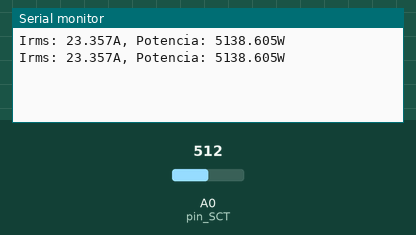
This sketch was run on a simulated Arduino Mega 2560, built for the host (arithmetic inside an expression is 32-bit, double 64-bit). On the bench: the last lines printed to the serial monitor. Inputs (shaded band) come from the test bench; at power-on: A0 (pin_SCT) = 512.

Above: at 1.2 s.
1.3 s: A0 (pin_SCT) set to 490
At 1.9 s:
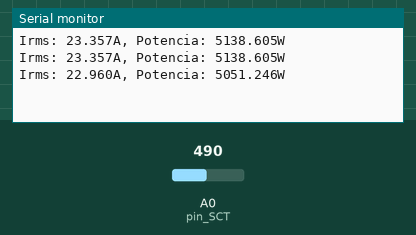
2.8 s: A0 (pin_SCT) set to 510
At 3.4 s:
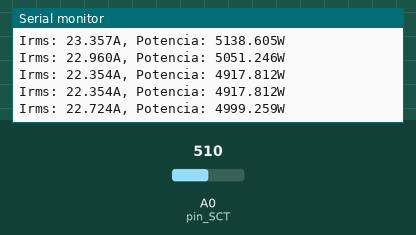
Timing chart, 0 to 5.8 s (numbered marks = the images above; inputs shaded):
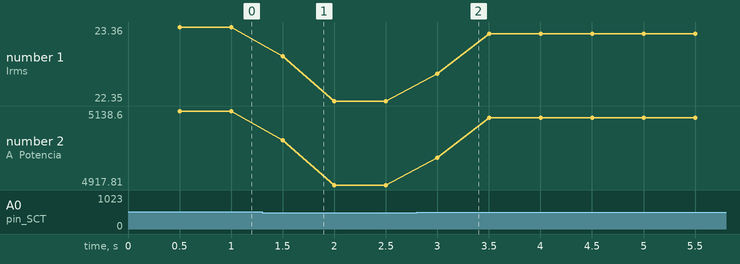

The sketch:

Irms.ino
```cpp
/****************************************************************************************
 Irms

  Se obtiene la corriente IRMS, el cálculo variará de la etapa de acondicionamiento que usen.

  Este ejemplo obtiene el Valor Cuadrático Medio de la señal tal cual ingresa pero duplicando el valor de los cuadrados de la señal
  debido a que la etapa de acondicionamiento solo nos entrega el semiciclo positivo.

 Conexiones:
  -----------------------------
  Señal(Acondicionada) -> A0 (Arduino)
  -----------------------------
  *El sensor no se puede conectar directamente al Arduino, necesita un circuito de acondicionamiento
  *Puede cambiar la conexión a otro pin analógico del arduino modificando la variable que define el pin

 Ejemplo desarrollado por Naylamp Mechatronics bajo licencia MIT (puede copiar, modificar, integrar o redistribuir)

 Última modificación el 06/09/2020

 Más información en:
   -https://naylampmechatronics.com/blog/51_tutorial-sensor-de-corriente-ac-no-invasivo-s.html
   -https://github.com/naylampmechatronics/Ejemplos_SCT013

**************************************************************************************************/

int pin_SCT = A0; //definición del pin del sensor
float Sensibilidad=30.0; //sensibilidad en V/A (para nuestro sensor:30A/1V)

void setup() {

  Serial.begin(9600);
  analogReference(INTERNAL);
  //analogReference(INTERNAL1V1); //solo Arduino Mega
}

void loop() {

  float Irms=get_corriente(); //Corriente eficaz (A)
  float P=Irms*220.0; // P=IV (Watts)

  Serial.print("Irms: ");
  Serial.print(Irms,3);
  Serial.print("A, Potencia: ");
  Serial.print(P,3);
  Serial.println("W");
  //delay(100);
}

float get_corriente()
{
  float voltajeSensor;
  float corriente=0;
  float Sumatoria=0;
  long tiempo=millis();
  int N=0;
  while(millis()-tiempo<500)//Duración 0.5 segundos(Aprox. 30 ciclos de 60Hz)
  {
    voltajeSensor = analogRead(pin_SCT) * (1.1 / 1023.0);////voltaje del sensor
    corriente=voltajeSensor*Sensibilidad; //corriente=VoltajeSensor*(30A/1V)
    Sumatoria=Sumatoria+sq(corriente);//Sumatoria de Cuadrados
    N=N+1;
    delay(1);
  }
  Sumatoria=Sumatoria*2;//Para compensar los cuadrados de los semiciclos negativos.
  corriente=sqrt((Sumatoria)/N); //ecuación del RMS
  return(corriente);
}
```

Measured:
- after the input at 1.3 s, the serial monitor: prints a new line after 0.20 s (image 1)
- after the input at 2.8 s, the serial monitor: prints a new line after 0.20 s (image 2)
- plotted number 1: 23.36 → 22.35 after the input at 1.3 s, 22.35 → 23.27 after the input at 2.8 s
- plotted number 2: 5138.6 → 4917.81 after the input at 1.3 s, 4917.81 → 5118.55 after the input at 2.8 s
